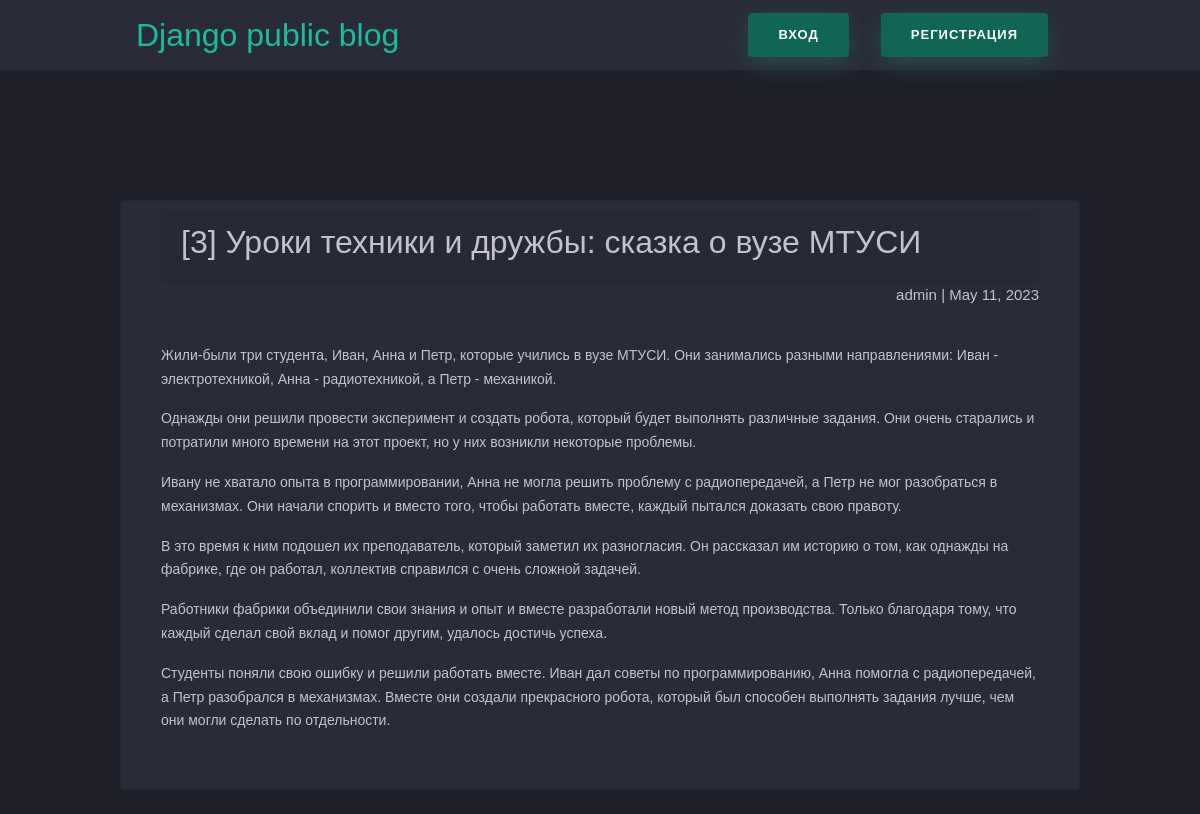
/article/14, run on the app's committed database.
### articles2/models.py (models this page shows, shortened)
class Article(models.Model):
    title = models.CharField(max_length=200)
    author = models.ForeignKey(User, on_delete=models.CASCADE)
    text = models.TextField()
    created_date = models.DateField(auto_now_add=True)

### articles2/views.py (the view)
# urls.py: re_path(r'^article/(?P<article_id>\d+)$', views.get_article, name='get_article'),
def get_article(request, article_id):
	try:
		post = Article.objects.get(id=article_id)
		return render(request, 'article.html', {"post": post})
	except Article.DoesNotExist:
		raise Http404

### articles2/templates/article.html (shortened to what this page needs)
<head>
    <link rel="stylesheet" href="https://cdn.jsdelivr.net/npm/bootstrap@4.3.1/dist/css/bootstrap.min.css">
</head>
<body>
	<div class="nav-wrapper">
	<nav class="navbar navbar-dark justify-content-between my-auto">
		<a href="/">Django public blog</a>
		{% if request.user.is_authenticated %}
		<div class="d-flex my-auto">
			<p class="my-auto username-label">{{ user.username }}</p>
			<a href="/logout"><button class="btn btn-outline-success mx-3">Выйти</button></a>
			<a href="/article/new"><button class="btn btn-outline-success mx-3">Написать статью</button></a>
		</div>
		{% else %}
		<div class="d-flex my-auto">
			<a href="/login"><button class="btn mx-3">Вход</button></a>
			<a href="register"><button class="btn btn-outline-success mx-3" type="submit">Регистрация</button></a>
		</div>
		{% endif %}
	  </nav>
	</div>
	<div class="archive">
		<div class="card mb-4 pb-4">
				<div class="card-header">
					<h2 class="post-title">{{ post.title }}</h2>
				</div>
				<div class="article-info">
					<span>{{ post.author.username }}</span>   |   <span>{{ post.created_date }}</span>
				</div>
				<p class="article-text">{{ post.text|linebreaks }}</p>
		</div>
	</div>
	</body>

### articles2/templates/article.html (style rules this page uses)
nav > a { font-size: xx-large; }
.article-info, nav { margin-right: 0; margin-left: auto; margin-bottom: 20px; }
.card { background-color: #2a2b38; padding: 10px 40px; }
.nav-wrapper { background-color: #2a2b38; position: fixed; width: 100%; z-index: 100; border-bottom: #1f2029 solid 10px; }
.btn { border-radius: 4px; height: 44px; font-size: 13px; font-weight: 600; text-transform: uppercase; -webkit-transition: all 200ms linear; transition: all 200ms linear; padding: 0 30px; letter-spacing: 1px; display: -webkit-inline-flex; display: -ms-inline-flexbox; display: inline-flex; -webkit-align-items: center; -moz-align-items: center; -ms-align-items: center; align-items: center; -webkit-justify-content: center; -moz-justify-content: center; -ms-justify-content: center; justify-content: center; -ms-flex-pack: center; text-align: center; border: none; background-color: #116554; color: #ffffff; box-shadow: 0 8px 24px 0 #1abc9c33; }
body { font-family: 'Poppins', sans-serif; font-weight: 300; font-size: 15px; line-height: 1.7; color: #c4c3ca; background-color: #1f2029; overflow-x: hidden; }
a { cursor: pointer; transition: all 200ms linear; color: #1abc9c; text-decoration: none; }
p { font-weight: 500; font-size: 14px; line-height: 1.7; }
.archive, nav { width: 960px; margin-left: auto; margin-right: auto; }
.archive { padding-top: 200px; }

### data on the page
Article: title "[3] Уроки техники и дружбы: сказка о вузе МТУСИ", author.username "admin", created_date "May 11, 2023", text "Жили-были три студента, Иван, Анна и Петр, которые учились в вузе МТУСИ. Они занимались разными направлениями: Иван - электротехникой, Анна - радиотехникой, а Петр - механикой. Однажды они решили провести эксперимент и создать робота, который будет выполнять различные задания. Они очень старались и потратили много времени на этот проект, но у них возникли некоторые проблемы. Ивану не хватало опыта в программировании, Анна не могла решить проблему с радиопередачей, а Петр не мог разобраться в механизмах. Они начали спорить и вместо того, чтобы работать вместе, каждый пытался доказать свою правоту. В это время к ним подошел их преподаватель, который заметил их разногласия. Он рассказал им…"
